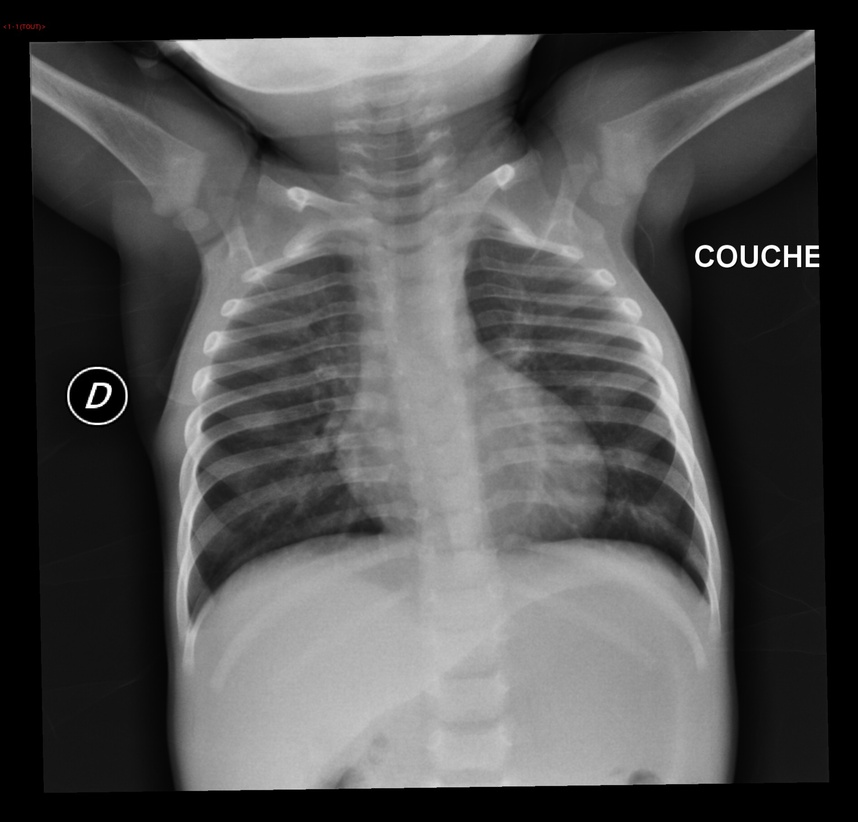
#> input picture Rx1anNormale.jpg, 858 x 822 px, shrunk from 1900 x 1820 before the run
$ python testblack.py   (Python 2 division)   (older library calls are emulated)
#> lines starting #> are read from the running program, lines starting #| are printed output that depends on the picture; after the words box and inside, x2 and y2 are one past the last pixel; in counts of white or black regions, pixels touching at a corner belong together
import cv2
import numpy as np

#T=["Rx1anNormale","Rx3ansFoyerInfGauche","Rx3ansNormaleFace","Rx3ansNormaleProfil","Rx4,5ansPneumopathieNecrosanteDroite","Rx4ansNormale","Rx8,5ansNormale-distension","Rx11ansNormale-sdbronchique"]

#for i in range(len(T)):
im=cv2.imread('Rx1anNormale.jpg')
#> im is the input picture: shape (822, 858, 3); mean B, G, R 79.8, 79.8, 79.8
rows = im.shape[0]
#> rows = 822
columns = im.shape[1]
#> columns = 858
imgray = cv2.cvtColor(im, cv2.COLOR_BGR2GRAY)
ret, thresh = cv2.threshold(imgray, 127, 255, 0)
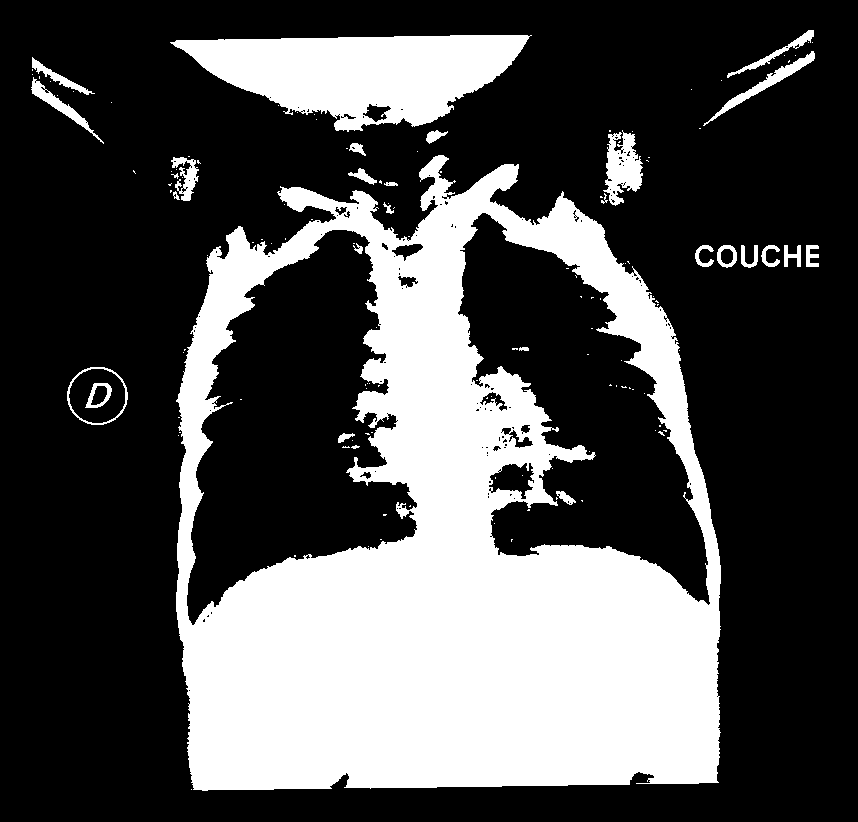
#> thresh: shape (822, 858); 31.1% white; 136 white regions (108 under 20 px)
imgray,contours,hierarchy = cv2.findContours(thresh, cv2.RETR_TREE, cv2.CHAIN_APPROX_NONE)
#> contours = 310 contours, 264 with area under 20; largest, box (x1, y1, x2, y2) and area: (176, 155, 721, 791) 288534, (186, 229, 418, 626) 52627, (457, 212, 711, 606) 46676, (170, 35, 532, 132) 21284, (67, 367, 128, 425) 2708

    # Find the index of the largest contour
areas = [cv2.contourArea(c) for c in contours]
#> areas = 310 values, max 288534.5 at index 63, min 0 at index 0, mean 1370.3
max_index = np.argmax(areas)
#> max_index = 63
cnt=contours[max_index]
#> cnt = contour of 2891 points, box (x1, y1, x2, y2) (176, 155, 721, 791), area 288534
im1=im.copy()
x,y,w,h = cv2.boundingRect(cnt)
#> x = 176; y = 155; w = 545; h = 636

for i in range(rows):
    for j in range(columns):
        pixel = im[i,j]
        if i<y or i>y+h:
            im1[i,j]=0
        if j<x or j>x+w:
            im1[i,j]=0
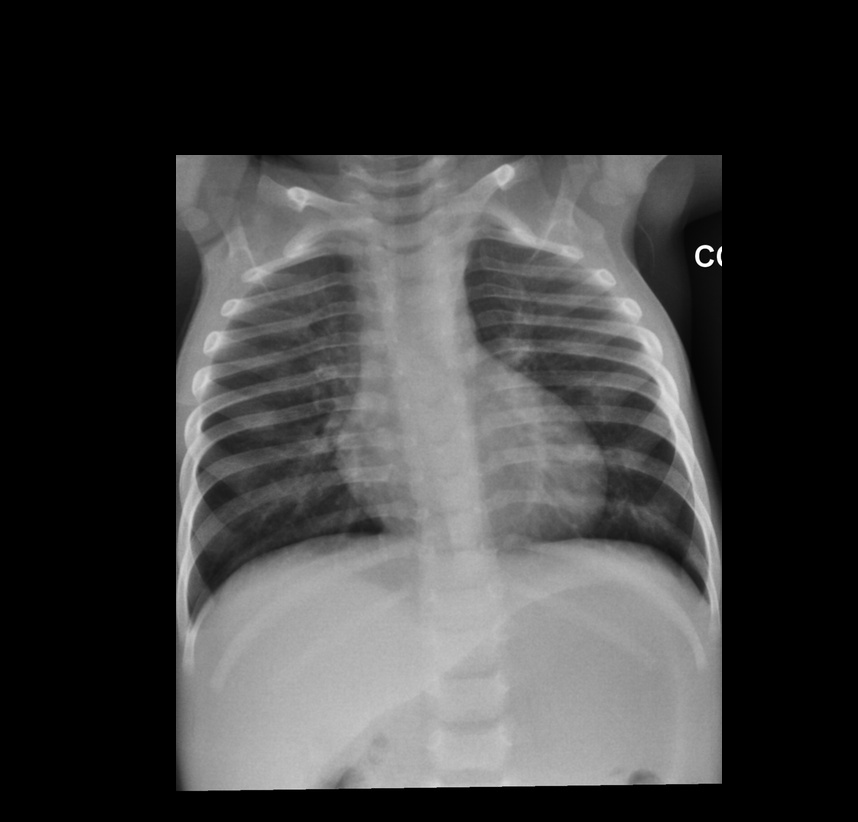
#> im1: shape (822, 858, 3); min 0, max 255, mean 61.2
cv2.imwrite('testblack.png',im1)

im = cv2.imread('testblack.png')
imgray = cv2.cvtColor(im, cv2.COLOR_BGR2GRAY)
ret, thresh = cv2.threshold(imgray, 127, 255, 0)
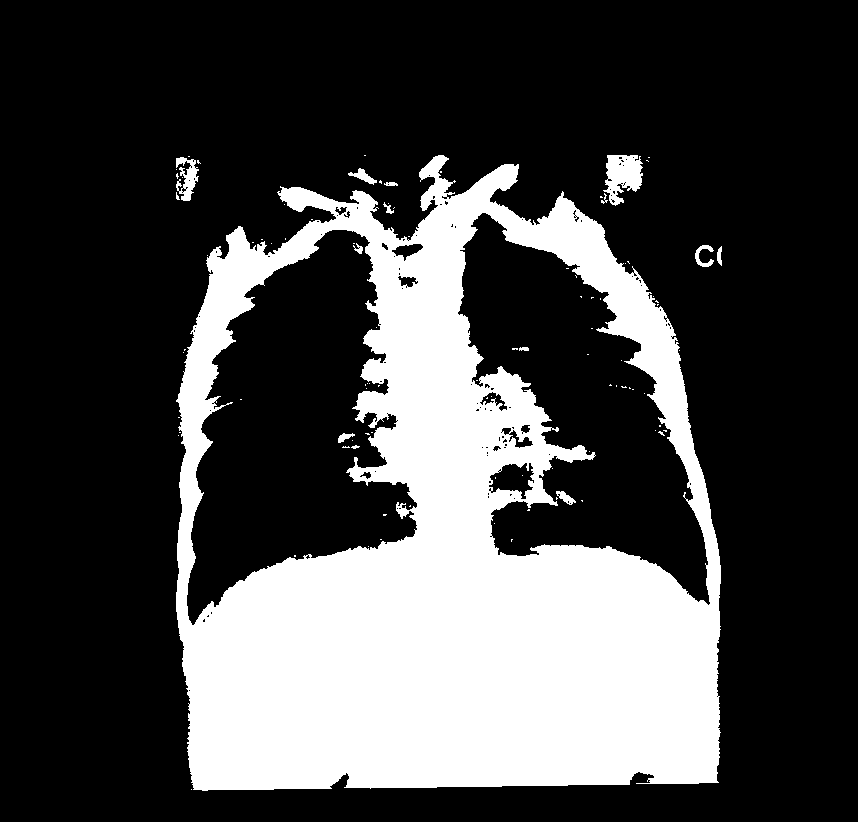
#> thresh: shape (822, 858); 27.4% white; 96 white regions (82 under 20 px)
imgray, contours1, hierarchy = cv2.findContours(thresh, cv2.RETR_TREE, cv2.CHAIN_APPROX_NONE)
#> contours1 = 231 contours, 204 with area under 20; largest, box (x1, y1, x2, y2) and area: (176, 155, 721, 791) 288534, (186, 229, 418, 626) 52627, (457, 212, 711, 606) 46676, (603, 155, 643, 206) 1216, (488, 462, 535, 500) 1032
im1 = im.copy()
im2=im.copy()
cv2.drawContours(im1, contours1, -1, (255, 0, 0), 3)
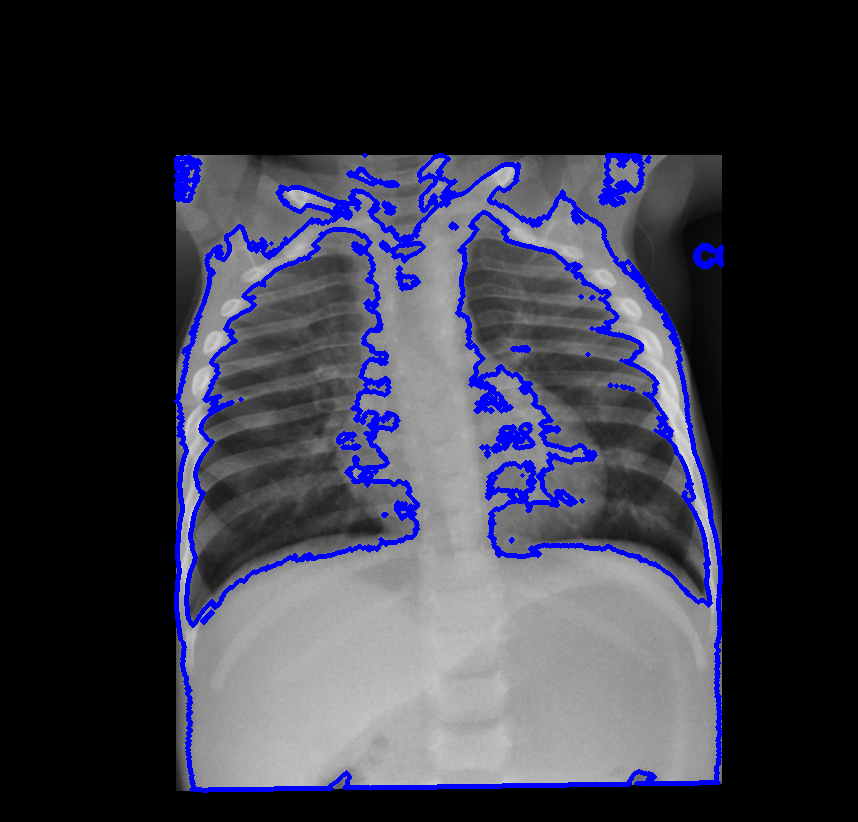
#> im1: shape (822, 858, 3); 5.39% of pixels changed, all inside (x1, y1, x2, y2) = (174, 153, 724, 793)
partReal = 0
contoursBigger = []
for c in contours1:
    perimeter = cv2.arcLength(c,True)
    #print perimeter
    if perimeter > 100: #taille du contour
        contoursBigger.append(c)
#> this loop made 231 passes
#> (c, perimeter) on passes 1 to 3: ([[191, 789]], 0), ([[178, 435]], 0), ([[179, 432], [180, 432]], 2)
#> after the loop, contoursBigger = 9 contours; largest, box (x1, y1, x2, y2) and area: (176, 155, 721, 791) 288534, (186, 229, 418, 626) 52627, (457, 212, 711, 606) 46676, (603, 155, 643, 206) 1216, (488, 462, 535, 500) 1032

cv2.drawContours(im2, contoursBigger, -1, (0,0,0), -1)
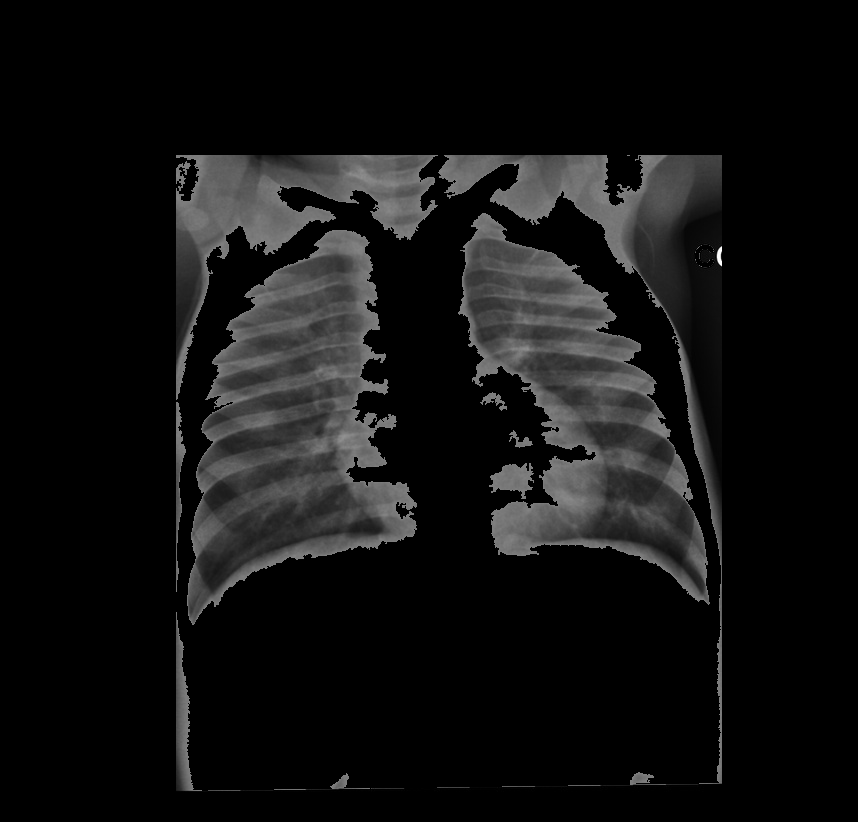
#> im2: shape (822, 858, 3); min 0, max 255, mean 17.5
cv2.imwrite("result_testblack.jpg", im2)
print "Cleaning contours",len(contoursBigger)
#| Cleaning contours 9
cv2.imwrite("t_contours_testblack.png",im1)

$ run again, with boundingBoxRx11ansNormale-sdbronchique.jpg copied over Rx1anNormale.jpg
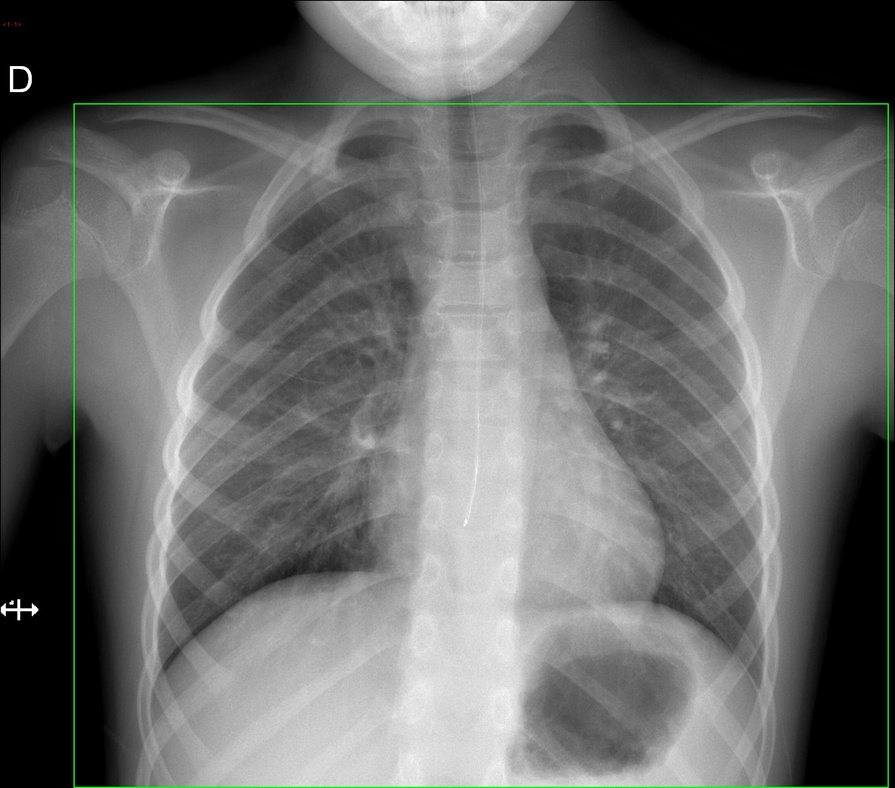
#> input picture boundingBoxRx11ansNormale-sdbronchique.jpg, 895 x 788 px, shrunk from 2168 x 1908 before the run
#> im is the input picture: shape (788, 895, 3); mean B, G, R 109.2, 110.4, 109.2
#> `ret, thresh = cv2.threshold(imgray, 127, 255, 0)`:
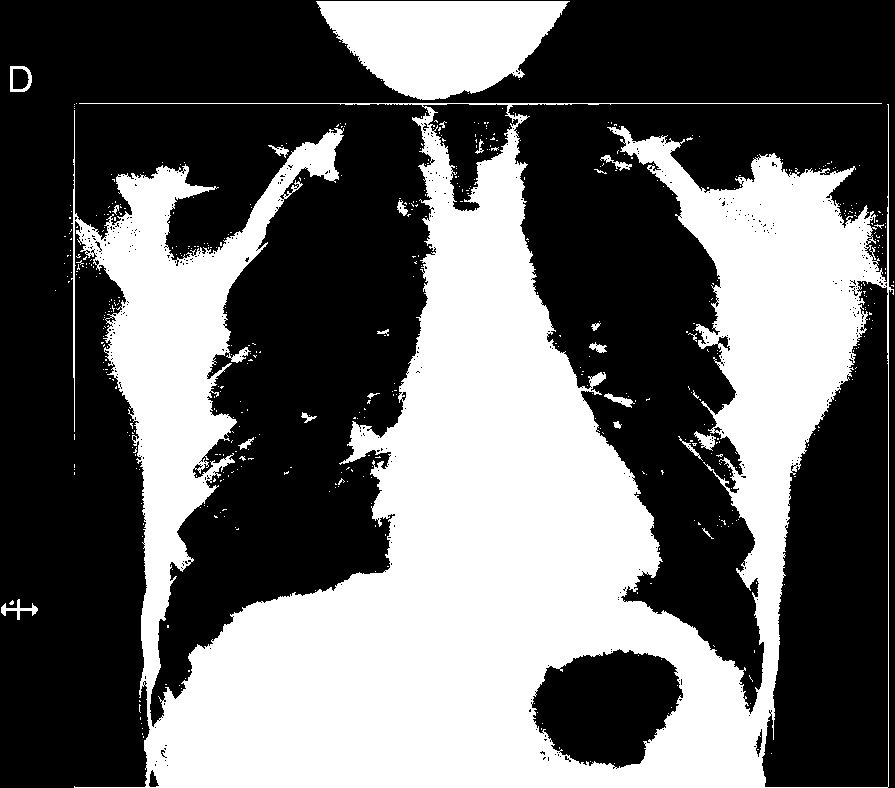
#> thresh: shape (788, 895); 40.3% white; 534 white regions (511 under 20 px)
#> contours = 1190 contours, 1158 with area under 20; largest, box (x1, y1, x2, y2) and area: (71, 103, 894, 788) 321181, (761, 280, 889, 788) 44364, (316, 1, 570, 100) 16856, (531, 648, 684, 769) 13142, (422, 103, 519, 212) 5144
#> areas = 1190 values, max 321181 at index 462, min 0 at index 0, mean 340.9
#> max_index = 462
#> cnt = contour of 11418 points, box (x1, y1, x2, y2) (71, 103, 894, 788), area 321181
#> x = 71; y = 103; w = 823; h = 685
#> contours1 = 1159 contours, 1131 with area under 20; largest, box (x1, y1, x2, y2) and area: (71, 103, 894, 788) 321181, (761, 280, 889, 788) 44364, (531, 648, 684, 769) 13142, (422, 103, 519, 212) 5144, (694, 431, 716, 451) 174
#> the loop `for c in contours1:` made 1159 passes
#> (c, perimeter) on passes 1 to 3: ([[143, 736], [143, 737]], 2), ([[142, 733], [142, 734]], 2), ([[142, 728]], 0)
#> after the loop `for c in contours1:`: contoursBigger = 5 contours; box (x1, y1, x2, y2) and area: (71, 103, 894, 788) 321181, (761, 280, 889, 788) 44364, (531, 648, 684, 769) 13142, (422, 103, 519, 212) 5144, (600, 155, 632, 171) 104
#> `cv2.drawContours(im2, contoursBigger, -1, (0,0,0), -1)`:
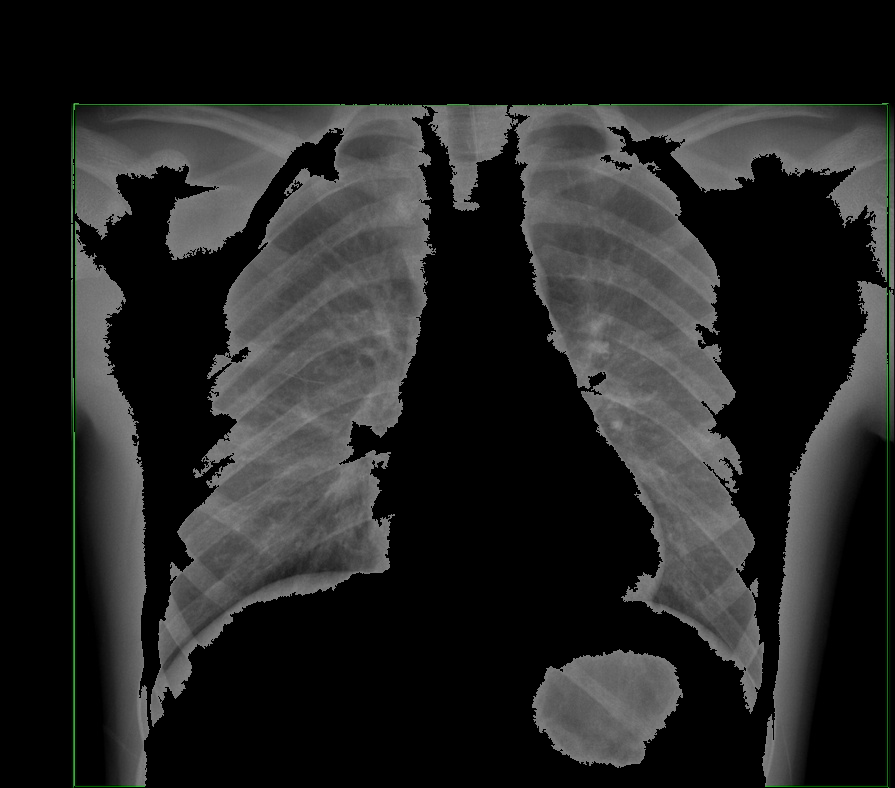
#> im2: shape (788, 895, 3); mean B, G, R 35.9, 36.4, 35.9
#| Cleaning contours 5

$ run again, with boundingBoxRx3ansFoyerInfGauche.jpg copied over Rx1anNormale.jpg
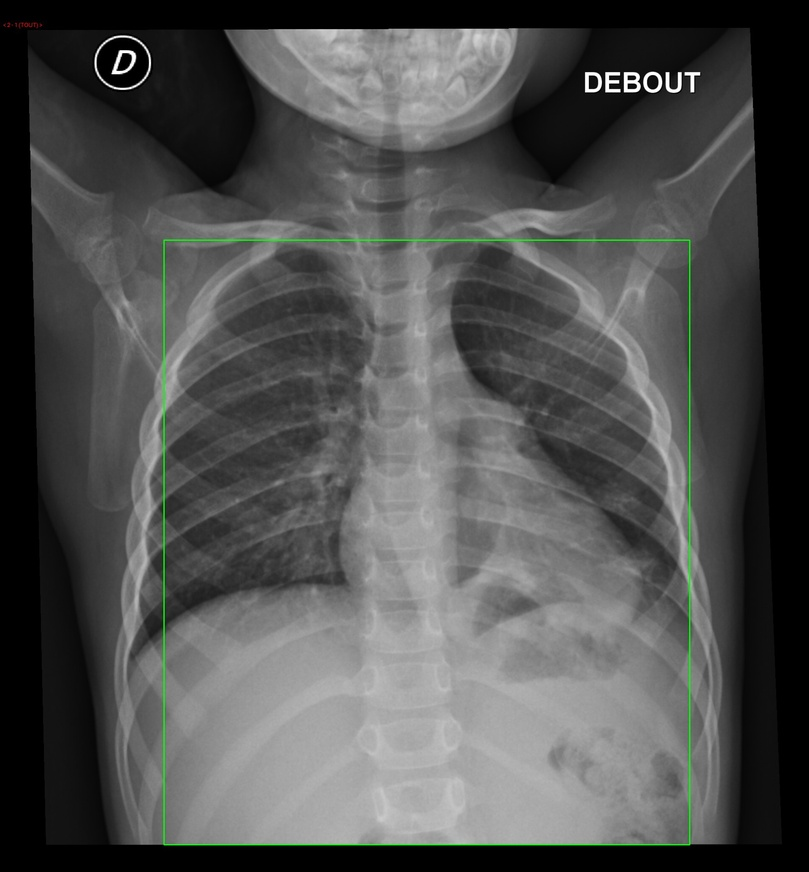
#> input picture boundingBoxRx3ansFoyerInfGauche.jpg, 809 x 872 px, shrunk from 1916 x 2064 before the run
#> im is the input picture: shape (872, 809, 3); mean B, G, R 79.8, 80.8, 79.8
#> `ret, thresh = cv2.threshold(imgray, 127, 255, 0)`:
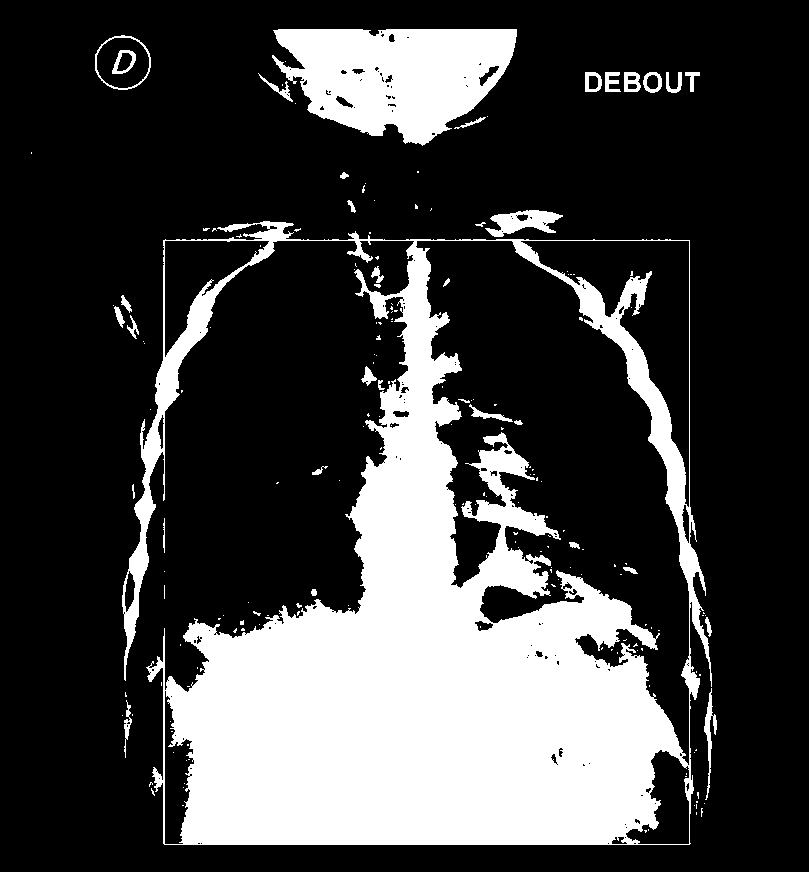
#> thresh: shape (872, 809); 25.7% white; 187 white regions (151 under 20 px)
#> contours = 363 contours, 292 with area under 20; largest, box (x1, y1, x2, y2) and area: (122, 221, 712, 845) 246596, (415, 240, 690, 766) 69309, (272, 29, 517, 146) 19496, (520, 240, 690, 508) 13624, (164, 240, 270, 358) 5216
#> areas = 363 values, max 246595.5 at index 88, min 0 at index 0, mean 1026
#> max_index = 88
#> cnt = contour of 5133 points, box (x1, y1, x2, y2) (122, 221, 712, 845), area 246596
#> x = 122; y = 221; w = 590; h = 624
#> contours1 = 291 contours, 248 with area under 20; largest, box (x1, y1, x2, y2) and area: (122, 221, 712, 845) 246596, (415, 240, 690, 766) 69309, (520, 240, 690, 508) 13624, (164, 240, 270, 358) 5216, (625, 749, 690, 845) 3420
#> the loop `for c in contours1:` made 291 passes
#> perimeter on passes 2, 4, 7: 18.24, 8, 13.41
#> after the loop `for c in contours1:`: contoursBigger = 10 contours; largest, box (x1, y1, x2, y2) and area: (122, 221, 712, 845) 246596, (415, 240, 690, 766) 69309, (520, 240, 690, 508) 13624, (164, 240, 270, 358) 5216, (625, 749, 690, 845) 3420
#> `cv2.drawContours(im2, contoursBigger, -1, (0,0,0), -1)`:
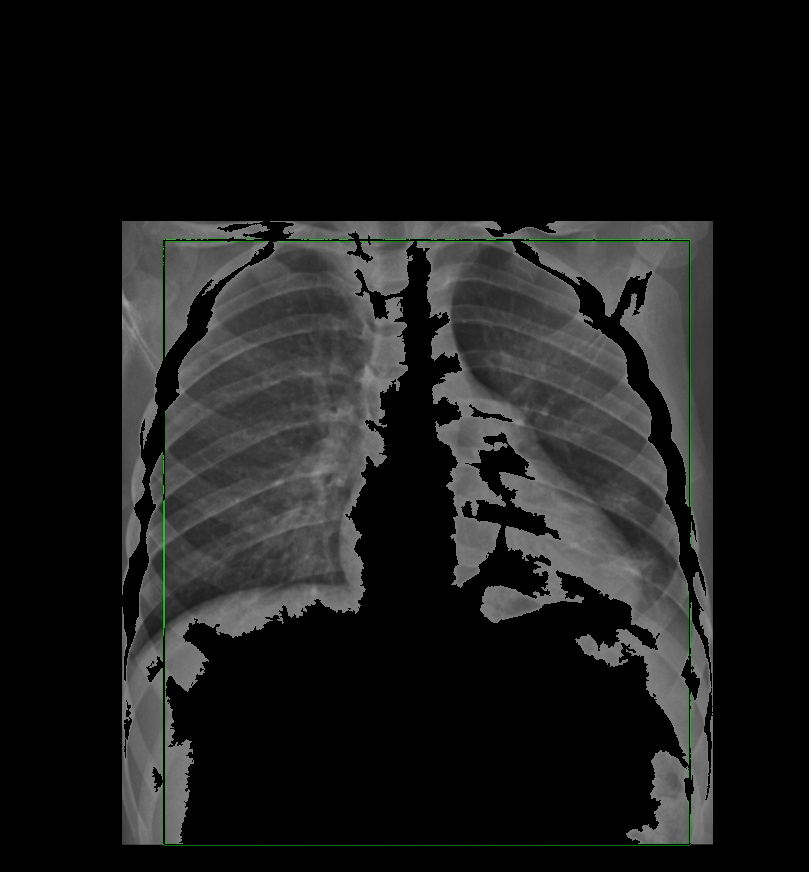
#> im2: shape (872, 809, 3); mean B, G, R 26.2, 26.7, 26.2
#| Cleaning contours 10
